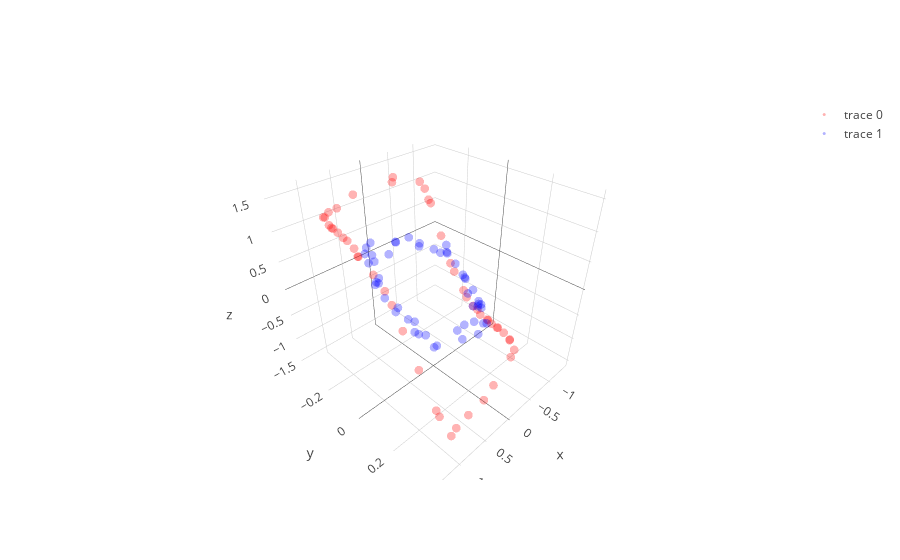

The code cell stored with this chart in its notebook:
### Code cell
learning_rate = 0.00008; beta1=0.999; beta2=0.999; adam_e = 1e-8 

l1 = PCA_layer(2,3)
l1b= batch_norm()
l2 = PCA_layer(3,3)
l2b= batch_norm()
l3 = PCA_layer(3,2)

mini_batch_size    = 10
training_iteration = 500

copyX = np.copy(X)
for iter in range(training_iteration):

    copyX = shuffle(copyX)
    for current_batch_index in range(0,len(X),mini_batch_size):
        current_batch = copyX[current_batch_index:current_batch_index+mini_batch_size]
        layer1,layer1_var = l1.feed_non(current_batch,1)
        layer1bn = l1b.feed(layer1)
        layer2,layer2_var = l2.feed_non(layer1bn,1)
        layer2bn = l2b.feed(layer2)
        layer3,layer3_var = l3.feed_linear(layer2bn)

        sys.stdout.write("Iter: " + str(iter) + " " + str(layer1_var.mean() + layer2_var.mean() + layer3_var.mean()) + '\r')
        sys.stdout.flush()
        
        grad3 = l3.back_linear()
        grad2bn = l2b.back(grad3)
        grad2 = l2.back_non(grad2bn,cancel=0,sign_value=1)
        grad1bn = l1b.back(grad2)
        grad1 = l1.back_non(grad1bn,cancel=0,sign_value=-1)
   
layer1,layer1_var = l1.feed_non(X,0)
layer1bn = l1b.feed(layer1)
layer2,layer2_var = l2.feed_non(layer1bn,0)
layer2bn = l2b.feed(layer2)
layer3,layer3_var = l3.feed_linear(layer2bn)

trace1 = go.Scatter3d(
    x=layer2bn[y==0,0],
    y=layer2bn[y==0,1],
    z=layer2bn[y==0,2],
    mode='markers',
    line=dict(color='red',width=0.5),
    marker=dict(size=3,opacity=0.3)
)
trace2 = go.Scatter3d(
    x=layer2bn[y==1,0],
    y=layer2bn[y==1,1],
    z=layer2bn[y==1,2],
    mode='markers',
    line=dict(color='blue',width=0.5),
    marker=dict(size=3,opacity=0.3)
)
data = [trace1,trace2]
fig  = go.Figure(data=data)
iplot(fig)

plt.figure(figsize=(8,6))
plt.scatter(layer3[y==0, 0], layer3[y==0, 1], color='red', alpha=0.5)
plt.scatter(layer3[y==1, 0], layer3[y==1, 1], color='blue', alpha=0.5)
plt.show()
